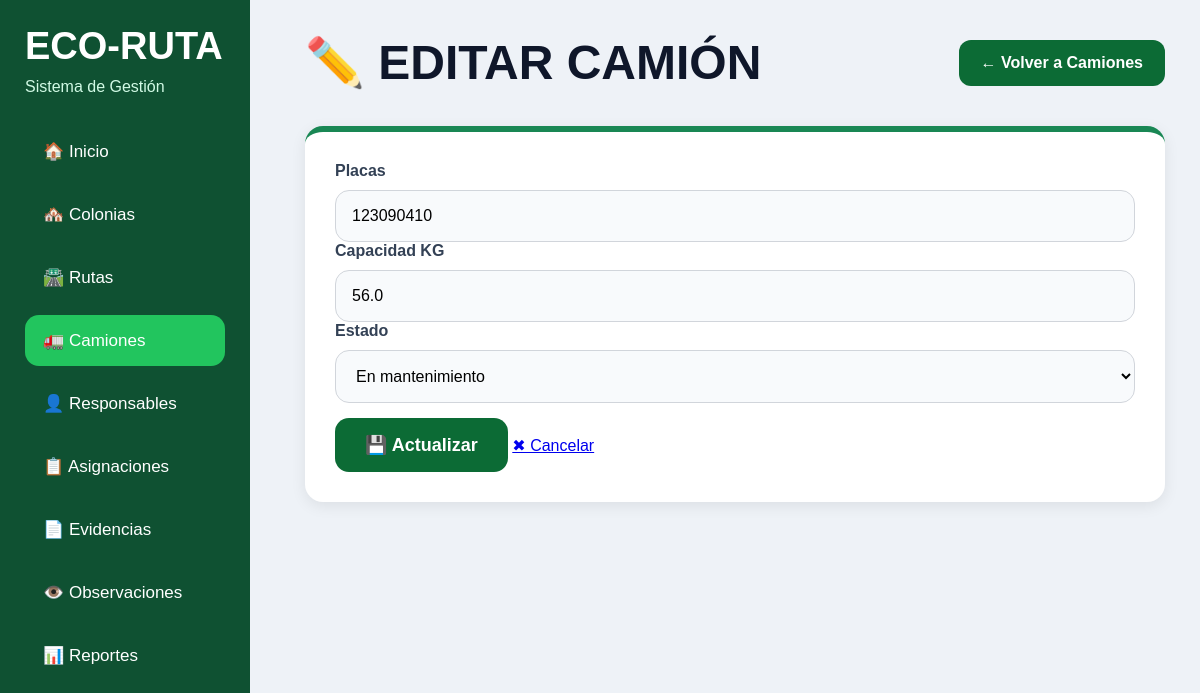
The page /editar_camion/1 on the database its author committed.
### tables this page shows
CREATE TABLE camion (

    id_camion INTEGER PRIMARY KEY AUTOINCREMENT,

    placas TEXT NOT NULL UNIQUE,

    capacidad_kg REAL NOT NULL,

    estado TEXT NOT NULL DEFAULT 'Activo',

    CHECK (
        estado IN (
            'Activo',
            'En mantenimiento',
            'Fuera de servicio'
        )
    )

);

### app.py (the view)
@app.route('/editar_camion/<int:id>')
def editar_camion(id):
    conexion = conectar()
    cursor = conexion.cursor()
    cursor.execute("""
        SELECT * FROM camion
        WHERE id_camion = ?
    """, (id,))
    camion = cursor.fetchone()
    conexion.close()
    return render_template(
        'editar_camion.html',
        camion=camion
    )

### app.py (called while the page is built)
def conectar():
    conexion = sqlite3.connect(DB_PATH)
    conexion.row_factory = sqlite3.Row
    return conexion

### templates/editar_camion.html (shortened to what this page needs)
<!DOCTYPE html>
<html lang="es">
<head>
    <link rel="stylesheet" href="{{ url_for('static', filename='css/style.css') }}">
</head>
<body>
<div class="contenedor">
    <div class="sidebar">
        <h1>ECO-RUTA</h1>
        <p>Sistema de Gestión</p>
        <ul>
            <li><a href="/index">🏠 Inicio</a></li>
            <li><a href="/colonias">🏘️ Colonias</a></li>
            <li><a href="/rutas">🛣️ Rutas</a></li>
            <li><a href="/camiones" class="activo">🚛 Camiones</a></li>
            <li><a href="/responsables">👤 Responsables</a></li>
            <li><a href="/asignaciones">📋 Asignaciones</a></li>
            <li><a href="/evidencias">📄 Evidencias</a></li>
            <li><a href="/observaciones">👁️ Observaciones</a></li>
            <li><a href="/reportes">📊 Reportes</a></li>
        </ul>
    </div>
    <div class="contenido">
        <div class="header">
            <h1>✏️ EDITAR CAMIÓN</h1>
            <a href="/camiones" class="btn-regresar">← Volver a Camiones</a>
        </div>
        <div class="card">
            <form action="/actualizar_camion/{{ camion.id_camion }}" method="POST">
                <div class="grupo">
                    <label>Placas</label>
                    <input type="text" name="placas"
                           value="{{ camion.placas }}" required>
                </div>
                <div class="grupo">
                    <label>Capacidad KG</label>
                    <input type="number" step="0.01" name="capacidad_kg"
                           value="{{ camion.capacidad_kg }}" required>
                </div>
                <div class="grupo">
                    <label>Estado</label>
                    <select name="estado">
                        <option {% if camion.estado == 'En mantenimiento' %}selected{% endif %}>
                            En mantenimiento
                        </option>
                    </select>
                </div>
                <button type="submit" class="btn-guardar">💾 Actualizar</button>
                <a href="/camiones" class="btn-cancelar">✖ Cancelar</a>
            </form>
        </div>
    </div>
</div>
</body>
</html>

### static/css/style.css (style rules this page uses)
* { margin:0; padding:0; box-sizing:border-box; font-family:'Segoe UI', sans-serif; }
body { background:#f3f6f4; color:#1f2937; }
.contenedor { display:flex; min-height:100vh; }
.sidebar { width:270px; background:linear-gradient(to bottom,#0c6b35,#14532d); padding:30px 20px; color:white; position:fixed; height:100%; }
.sidebar h1 { font-size:38px; margin-bottom:10px; }
.sidebar p { color:#d1fae5; margin-bottom:30px; }
.sidebar ul { list-style:none; }
.sidebar ul li { margin-bottom:12px; }
.sidebar ul li a { display:block; color:white; text-decoration:none; padding:15px 18px; border-radius:14px; transition:0.3s; font-size:17px; }
.activo { background:#22c55e; }
.contenido { margin-left:270px; width:calc(100% - 270px); padding:40px; }
.header { display:flex; justify-content:space-between; align-items:center; margin-bottom:35px; }
.header h1 { font-size:50px; color:#0f172a; }
.btn-regresar { background:#0c6b35; color:white; text-decoration:none; padding:14px 22px; border-radius:12px; transition:0.3s; font-weight:bold; }
.card { background:white; padding:35px; border-radius:22px; box-shadow:0 10px 30px rgba(0,0,0,0.06); margin-bottom:35px; }
.grupo { display:flex; flex-direction:column; }
label { margin-bottom:10px; font-weight:600; color:#334155; }
input, select, textarea { width:100%; padding:16px; border:1px solid #d1d5db; border-radius:14px; background:#f8fafc; font-size:16px; transition:0.3s; }
button { margin-top:15px; padding:16px 30px; background:#0c6b35; color:white; border:none; border-radius:14px; font-size:18px; font-weight:bold; cursor:pointer; transition:0.3s; }
* { margin:0; padding:0; box-sizing:border-box; font-family:Arial, Helvetica, sans-serif; }
body { background:#eef2f7; }
.sidebar { width:250px; background:#0f5132; padding:25px; color:white; }
.contenido { flex:1; padding:35px; }
.header h1 { font-size:48px; color:#0f172a; }
.card { background:white; padding:30px; border-radius:18px; box-shadow:0 4px 15px rgba(0,0,0,0.08); border-top:6px solid #198754; }

### rows shown on the page
camion: placas "123090410", capacidad_kg "56.0", estado "En mantenimiento"
